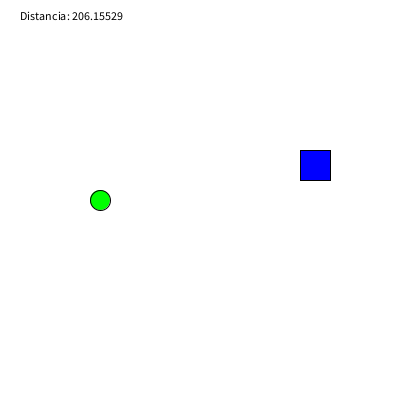
Frame 1 (no input)
Frame 60 (the mouse pressed at the canvas centre just before this capture): identical to frame 1, image omitted
Frame 120 (the mouse held since frame 60 and released just before this capture): identical to frame 1, image omitted

The Processing sketch that drew this single still picture (run headless with seeded random() and noise(); from frame 60 on, the mouse is pressed at the canvas centre):

// Processing sketch: ejercicio_17
// ── ejercicio_17.pde
float x1 = 100; // Coordenada x del personaje
float y1 = 200; // Coordenada y del personaje
float x2 = 300; // Coordenada x del power up
float y2 = 150; // Coordenada y del power up

void setup() {
  size(400, 400);
}

void draw() {
  background(255);
  fill(0, 255, 0);
  ellipse(x1, y1, 20, 20); 
  fill(0, 0, 255);
  rect(x2, y2, 30, 30);
  
  float distancia = dist(x1, y1, x2, y2);
  
  fill(0);
  text("Distancia: " + distancia, 20, 20);
  
  if (distancia < 50) {
    fill(0);
    textSize(20);
    text("¡El power up está cerca!", 100, height/2);
  }
}

void mouseMoved() {
  x1 = mouseX;
  y1 = mouseY;
}
